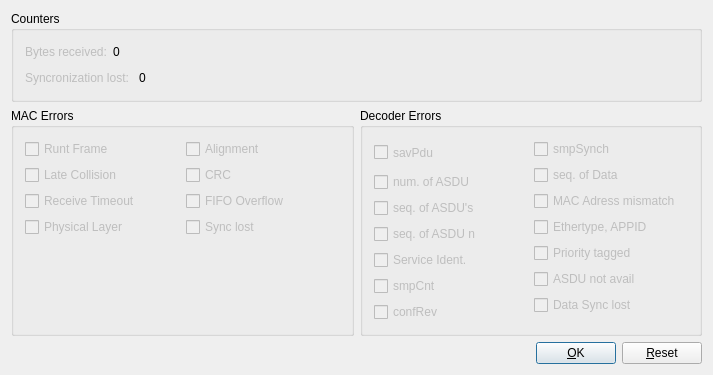
<?xml version="1.0" encoding="UTF-8"?>
<ui version="4.0">
 <class>EN61850monbase</class>
 <widget class="QDialog" name="EN61850monbase">
  <property name="geometry">
   <rect>
    <x>0</x>
    <y>0</y>
    <width>713</width>
    <height>375</height>
   </rect>
  </property>
  <property name="sizePolicy">
   <sizepolicy hsizetype="Preferred" vsizetype="Preferred">
    <horstretch>0</horstretch>
    <verstretch>0</verstretch>
   </sizepolicy>
  </property>
  <property name="windowTitle">
   <string>EN61850-9-2 Monitor</string>
  </property>
  <property name="sizeGripEnabled">
   <bool>false</bool>
  </property>
  <property name="modal">
   <bool>false</bool>
  </property>
  <layout class="QVBoxLayout">
   <item>
    <widget class="Q3ButtonGroup" name="MonitorCountbuttonGroup">
     <property name="sizePolicy">
      <sizepolicy hsizetype="Preferred" vsizetype="Preferred">
       <horstretch>0</horstretch>
       <verstretch>0</verstretch>
      </sizepolicy>
     </property>
     <property name="title">
      <string>Counters</string>
     </property>
     <layout class="QVBoxLayout">
      <item>
       <layout class="QHBoxLayout">
        <item>
         <widget class="QLabel" name="ByteCountLabel">
          <property name="enabled">
           <bool>false</bool>
          </property>
          <property name="text">
           <string>Bytes received:</string>
          </property>
          <property name="wordWrap">
           <bool>false</bool>
          </property>
         </widget>
        </item>
        <item>
         <widget class="QLabel" name="ByteCountValLabel">
          <property name="text">
           <string>0</string>
          </property>
          <property name="wordWrap">
           <bool>false</bool>
          </property>
         </widget>
        </item>
        <item>
         <spacer name="spacer36">
          <property name="orientation">
           <enum>Qt::Horizontal</enum>
          </property>
          <property name="sizeType">
           <enum>QSizePolicy::Expanding</enum>
          </property>
          <property name="sizeHint" stdset="0">
           <size>
            <width>210</width>
            <height>20</height>
           </size>
          </property>
         </spacer>
        </item>
       </layout>
      </item>
      <item>
       <layout class="QHBoxLayout">
        <item>
         <widget class="QLabel" name="LostSyncCountLabel">
          <property name="enabled">
           <bool>false</bool>
          </property>
          <property name="text">
           <string>Syncronization lost: </string>
          </property>
          <property name="wordWrap">
           <bool>false</bool>
          </property>
         </widget>
        </item>
        <item>
         <widget class="QLabel" name="LostSyncValLabel">
          <property name="text">
           <string>0</string>
          </property>
          <property name="wordWrap">
           <bool>false</bool>
          </property>
         </widget>
        </item>
        <item>
         <spacer name="spacer37">
          <property name="orientation">
           <enum>Qt::Horizontal</enum>
          </property>
          <property name="sizeType">
           <enum>QSizePolicy::Expanding</enum>
          </property>
          <property name="sizeHint" stdset="0">
           <size>
            <width>130</width>
            <height>20</height>
           </size>
          </property>
         </spacer>
        </item>
       </layout>
      </item>
     </layout>
    </widget>
   </item>
   <item>
    <layout class="QHBoxLayout">
     <item>
      <widget class="Q3ButtonGroup" name="MACErrorsbuttonGroup">
       <property name="title">
        <string>MAC Errors</string>
       </property>
       <layout class="QVBoxLayout">
        <item>
         <layout class="QHBoxLayout">
          <item>
           <layout class="QVBoxLayout">
            <item>
             <widget class="QCheckBox" name="RUNTFramecheckBox">
              <property name="enabled">
               <bool>false</bool>
              </property>
              <property name="toolTip">
               <string/>
              </property>
              <property name="text">
               <string>Runt Frame</string>
              </property>
             </widget>
            </item>
            <item>
             <widget class="QCheckBox" name="LateCollisioncheckBox">
              <property name="enabled">
               <bool>false</bool>
              </property>
              <property name="text">
               <string>Late Collision</string>
              </property>
             </widget>
            </item>
            <item>
             <widget class="QCheckBox" name="RWTOcheckBox">
              <property name="enabled">
               <bool>false</bool>
              </property>
              <property name="text">
               <string>Receive Timeout</string>
              </property>
             </widget>
            </item>
            <item>
             <widget class="QCheckBox" name="PHysLayercheckBox">
              <property name="enabled">
               <bool>false</bool>
              </property>
              <property name="text">
               <string>Physical Layer</string>
              </property>
             </widget>
            </item>
           </layout>
          </item>
          <item>
           <layout class="QVBoxLayout">
            <item>
             <widget class="QCheckBox" name="AlignErrorcheckBox">
              <property name="enabled">
               <bool>false</bool>
              </property>
              <property name="text">
               <string>Alignment</string>
              </property>
             </widget>
            </item>
            <item>
             <widget class="QCheckBox" name="CRCErrorcheckBox">
              <property name="enabled">
               <bool>false</bool>
              </property>
              <property name="text">
               <string>CRC</string>
              </property>
             </widget>
            </item>
            <item>
             <widget class="QCheckBox" name="FIFOOvfcheckBox">
              <property name="enabled">
               <bool>false</bool>
              </property>
              <property name="text">
               <string>FIFO Overflow</string>
              </property>
             </widget>
            </item>
            <item>
             <widget class="QCheckBox" name="MACSyncLostcheckBox">
              <property name="enabled">
               <bool>false</bool>
              </property>
              <property name="text">
               <string>Sync lost</string>
              </property>
             </widget>
            </item>
           </layout>
          </item>
         </layout>
        </item>
        <item>
         <spacer name="spacer5">
          <property name="orientation">
           <enum>Qt::Vertical</enum>
          </property>
          <property name="sizeType">
           <enum>QSizePolicy::Expanding</enum>
          </property>
          <property name="sizeHint" stdset="0">
           <size>
            <width>20</width>
            <height>16</height>
           </size>
          </property>
         </spacer>
        </item>
       </layout>
      </widget>
     </item>
     <item>
      <widget class="Q3ButtonGroup" name="DecoderErrorbuttonGroup">
       <property name="title">
        <string>Decoder Errors</string>
       </property>
       <layout class="QHBoxLayout">
        <item>
         <layout class="QVBoxLayout">
          <item>
           <widget class="QCheckBox" name="savPducheckBox">
            <property name="enabled">
             <bool>false</bool>
            </property>
            <property name="sizePolicy">
             <sizepolicy hsizetype="Preferred" vsizetype="Preferred">
              <horstretch>0</horstretch>
              <verstretch>0</verstretch>
             </sizepolicy>
            </property>
            <property name="text">
             <string>savPdu</string>
            </property>
           </widget>
          </item>
          <item>
           <widget class="QCheckBox" name="ASDUcheckBox">
            <property name="enabled">
             <bool>false</bool>
            </property>
            <property name="text">
             <string>num. of ASDU</string>
            </property>
           </widget>
          </item>
          <item>
           <widget class="QCheckBox" name="seqASDUcheckBox">
            <property name="enabled">
             <bool>false</bool>
            </property>
            <property name="text">
             <string>seq. of ASDU's</string>
            </property>
           </widget>
          </item>
          <item>
           <widget class="QCheckBox" name="seqASDUncheckBox">
            <property name="enabled">
             <bool>false</bool>
            </property>
            <property name="text">
             <string>seq. of ASDU n</string>
            </property>
           </widget>
          </item>
          <item>
           <widget class="QCheckBox" name="serviceIdentcheckBox">
            <property name="enabled">
             <bool>false</bool>
            </property>
            <property name="text">
             <string>Service Ident.</string>
            </property>
           </widget>
          </item>
          <item>
           <widget class="QCheckBox" name="smpCountcheckBox">
            <property name="enabled">
             <bool>false</bool>
            </property>
            <property name="text">
             <string>smpCnt</string>
            </property>
           </widget>
          </item>
          <item>
           <widget class="QCheckBox" name="confRevcheckBox">
            <property name="enabled">
             <bool>false</bool>
            </property>
            <property name="text">
             <string>confRev</string>
            </property>
           </widget>
          </item>
         </layout>
        </item>
        <item>
         <layout class="QVBoxLayout">
          <item>
           <widget class="QCheckBox" name="smpSynchcheckBox">
            <property name="enabled">
             <bool>false</bool>
            </property>
            <property name="text">
             <string>smpSynch</string>
            </property>
           </widget>
          </item>
          <item>
           <widget class="QCheckBox" name="seqDatacheckBox">
            <property name="enabled">
             <bool>false</bool>
            </property>
            <property name="text">
             <string>seq. of Data</string>
            </property>
           </widget>
          </item>
          <item>
           <widget class="QCheckBox" name="ETHMacAdrcheckBox">
            <property name="enabled">
             <bool>false</bool>
            </property>
            <property name="text">
             <string>MAC Adress mismatch</string>
            </property>
           </widget>
          </item>
          <item>
           <widget class="QCheckBox" name="ETHHeadercheckBox">
            <property name="enabled">
             <bool>false</bool>
            </property>
            <property name="text">
             <string>Ethertype, APPID</string>
            </property>
           </widget>
          </item>
          <item>
           <widget class="QCheckBox" name="PriorityTaggedcheckBox">
            <property name="enabled">
             <bool>false</bool>
            </property>
            <property name="text">
             <string>Priority tagged</string>
            </property>
           </widget>
          </item>
          <item>
           <widget class="QCheckBox" name="nASDUcheckBox">
            <property name="enabled">
             <bool>false</bool>
            </property>
            <property name="text">
             <string>ASDU not avail</string>
            </property>
           </widget>
          </item>
          <item>
           <widget class="QCheckBox" name="DataSyncLostcheckBox">
            <property name="enabled">
             <bool>false</bool>
            </property>
            <property name="text">
             <string>Data Sync lost</string>
            </property>
           </widget>
          </item>
         </layout>
        </item>
       </layout>
      </widget>
     </item>
    </layout>
   </item>
   <item>
    <layout class="QHBoxLayout">
     <property name="spacing">
      <number>6</number>
     </property>
     <property name="margin">
      <number>0</number>
     </property>
     <item>
      <spacer name="Horizontal Spacing2">
       <property name="orientation">
        <enum>Qt::Horizontal</enum>
       </property>
       <property name="sizeType">
        <enum>QSizePolicy::Expanding</enum>
       </property>
       <property name="sizeHint" stdset="0">
        <size>
         <width>300</width>
         <height>20</height>
        </size>
       </property>
      </spacer>
     </item>
     <item>
      <widget class="QPushButton" name="buttonOk">
       <property name="text">
        <string>&amp;OK</string>
       </property>
       <property name="shortcut">
        <string/>
       </property>
       <property name="autoDefault">
        <bool>true</bool>
       </property>
       <property name="default">
        <bool>true</bool>
       </property>
      </widget>
     </item>
     <item>
      <widget class="QPushButton" name="buttonCancel">
       <property name="text">
        <string>&amp;Reset</string>
       </property>
       <property name="shortcut">
        <string>Alt+R</string>
       </property>
       <property name="autoDefault">
        <bool>true</bool>
       </property>
      </widget>
     </item>
    </layout>
   </item>
  </layout>
 </widget>
 <layoutdefault spacing="6" margin="11"/>
 <pixmapfunction>qPixmapFromMimeSource</pixmapfunction>
 <customwidgets>
  <customwidget>
   <class>Q3GroupBox</class>
   <extends>QGroupBox</extends>
   <header>Qt3Support/Q3GroupBox</header>
   <container>1</container>
  </customwidget>
  <customwidget>
   <class>Q3ButtonGroup</class>
   <extends>Q3GroupBox</extends>
   <header>Qt3Support/Q3ButtonGroup</header>
   <container>1</container>
  </customwidget>
 </customwidgets>
 <includes>
  <include location="local">en61850.h</include>
  <include location="local">widgeom.h</include>
 </includes>
 <resources/>
 <connections>
  <connection>
   <sender>buttonOk</sender>
   <signal>clicked()</signal>
   <receiver>EN61850monbase</receiver>
   <slot>accept()</slot>
   <hints>
    <hint type="sourcelabel">
     <x>20</x>
     <y>20</y>
    </hint>
    <hint type="destinationlabel">
     <x>20</x>
     <y>20</y>
    </hint>
   </hints>
  </connection>
  <connection>
   <sender>buttonCancel</sender>
   <signal>pressed()</signal>
   <receiver>EN61850monbase</receiver>
   <slot>reject()</slot>
   <hints>
    <hint type="sourcelabel">
     <x>20</x>
     <y>20</y>
    </hint>
    <hint type="destinationlabel">
     <x>20</x>
     <y>20</y>
    </hint>
   </hints>
  </connection>
 </connections>
</ui>
